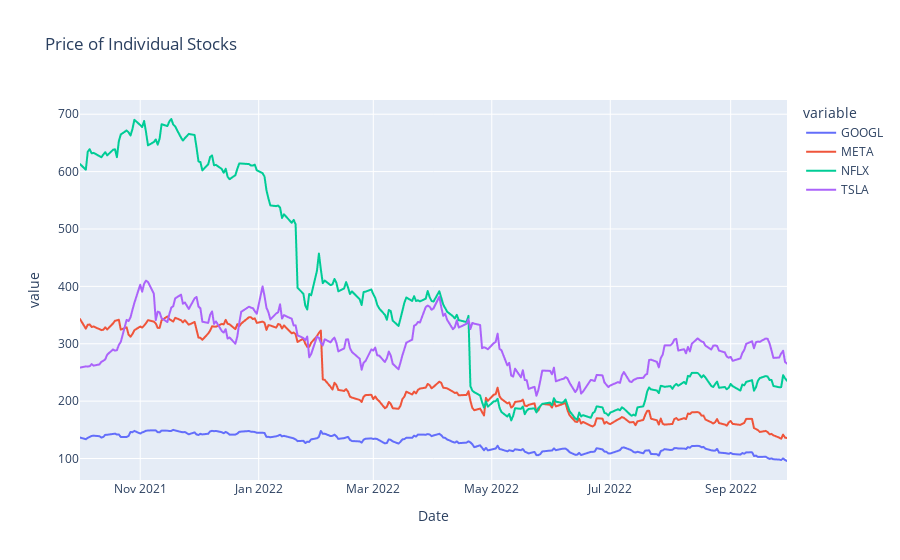

Notebook code cell kept with this figure:
### Code cell
fig_price = px.line(df, title='Price of Individual Stocks')
fig_price.show()

### Figure 1 — Plotly figure (JSON) as saved in the notebook; plotly's stock layout.template omitted (floating-point values rounded to 4 significant figures; data arrays with more than 128 entries replaced by an {"elided": "..."} marker saying what was removed)
{"data": [{"hovertemplate": "variable=GOOGL<br>Date=%{x}<br>value=%{y}<extra></extra>", "legendgroup": "GOOGL", "line": {"color": "#636efa", "dash": "solid"}, "marker": {"symbol": "circle"}, "mode": "lines", "name": "GOOGL", "showlegend": true, "type": "scattergl", "x": {"elided": "252 str values"}, "xaxis": "x", "y": {"elided": "252 float values"}, "yaxis": "y"}, {"hovertemplate": "variable=META<br>Date=%{x}<br>value=%{y}<extra></extra>", "legendgroup": "META", "line": {"color": "#EF553B", "dash": "solid"}, "marker": {"symbol": "circle"}, "mode": "lines", "name": "META", "showlegend": true, "type": "scattergl", "x": {"elided": "252 str values"}, "xaxis": "x", "y": {"elided": "252 float values"}, "yaxis": "y"}, {"hovertemplate": "variable=NFLX<br>Date=%{x}<br>value=%{y}<extra></extra>", "legendgroup": "NFLX", "line": {"color": "#00cc96", "dash": "solid"}, "marker": {"symbol": "circle"}, "mode": "lines", "name": "NFLX", "showlegend": true, "type": "scattergl", "x": {"elided": "252 str values"}, "xaxis": "x", "y": {"elided": "252 float values"}, "yaxis": "y"}, {"hovertemplate": "variable=TSLA<br>Date=%{x}<br>value=%{y}<extra></extra>", "legendgroup": "TSLA", "line": {"color": "#ab63fa", "dash": "solid"}, "marker": {"symbol": "circle"}, "mode": "lines", "name": "TSLA", "showlegend": true, "type": "scattergl", "x": {"elided": "252 str values"}, "xaxis": "x", "y": {"elided": "252 float values"}, "yaxis": "y"}], "layout": {"legend": {"title": {"text": "variable"}, "tracegroupgap": 0}, "title": {"text": "Price of Individual Stocks"}, "xaxis": {"anchor": "y", "domain": [0, 1], "title": {"text": "Date"}}, "yaxis": {"anchor": "x", "domain": [0, 1], "title": {"text": "value"}}}}
